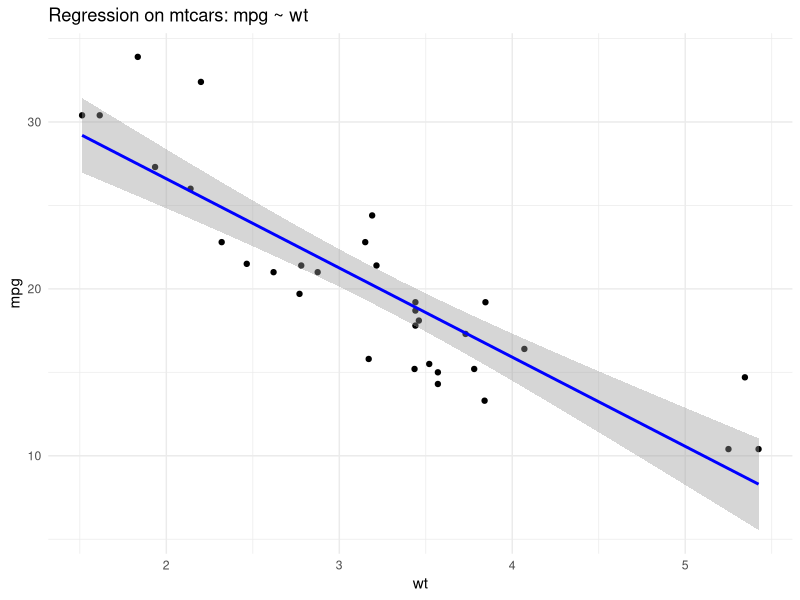
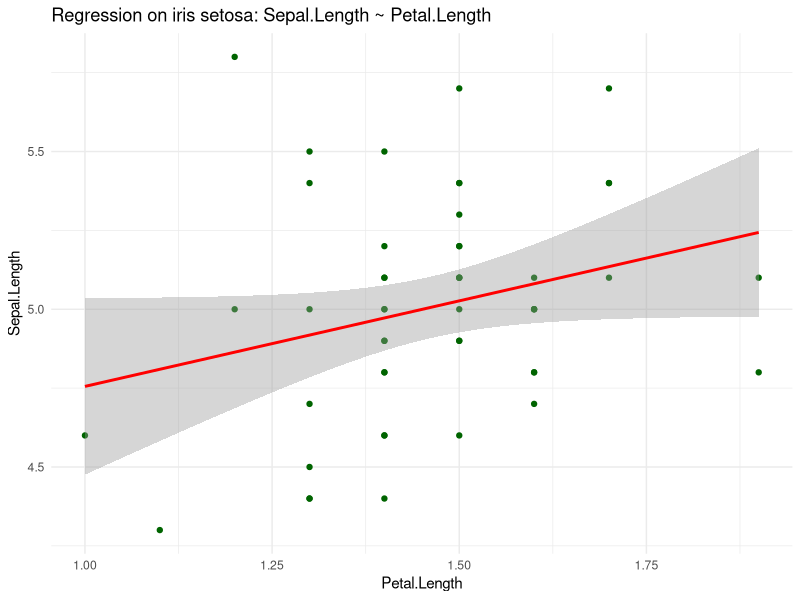

R code for these plots, in order:
library(ggplot2)

data(mtcars)
model_mtcars <- lm(mpg ~ wt, data = mtcars)
summary(model_mtcars)
plot1 <- ggplot(mtcars, aes(x = wt, y = mpg)) +
  geom_point() +
  geom_smooth(method = "lm", col = "blue") +
  ggtitle("Regression on mtcars: mpg ~ wt") +
  theme_minimal()
ggsave("plot_mtcars.png", plot = plot1, width = 6, height = 4)

data(iris)
iris_setosa <- subset(iris, Species == "setosa")
model_iris <- lm(Sepal.Length ~ Petal.Length, data = iris_setosa)
summary(model_iris)
plot2 <- ggplot(iris_setosa, aes(x = Petal.Length, y = Sepal.Length)) +
  geom_point(color = "darkgreen") +
  geom_smooth(method = "lm", col = "red") +
  ggtitle("Regression on iris setosa: Sepal.Length ~ Petal.Length") +
  theme_minimal()
ggsave("plot_iris.png", plot = plot2, width = 6, height = 4)
